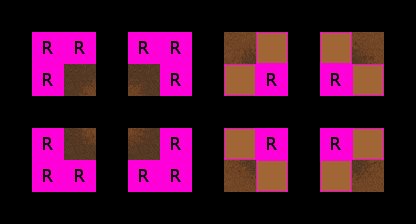

This game map was drawn from its Tiled (.tmx) file and the tilesets committed beside it. A one-line description and the trimmed map source follow:
An orthogonal 13x7 tile map with 32x32 px tiles, 3 tile layers (RuleRegions, ruleSet, rule_Ground), 1 hidden layer not drawn, 4 tilesets.

<map version="1.0" orientation="orthogonal" width="13" height="7" tilewidth="32" tileheight="32">
 <tileset firstgid="1" name="Collision" tilewidth="32" tileheight="32">
  <image source="../../graphics/tiles/collision.png" width="64" height="32" />
 </tileset>
 <tileset firstgid="3" name="set_rules" tilewidth="32" tileheight="32">
  <image source="../../graphics/tiles/set_rules.png" width="64" height="64" />
 </tileset>
 <tileset firstgid="7" name="set_hlw" tilewidth="32" tileheight="32">
  <image source="../../graphics/tiles/set_hlw.png" width="256" height="128" />
 </tileset>
 <tileset firstgid="39" name="hlw_ground" tilewidth="32" tileheight="32">
  <image source="../../graphics/tiles/hlw_ground.png" width="512" height="256" />
 </tileset>
 <layer name="RuleRegions" width="13" height="7">
  <data>[91 cells, 32 non-empty, 1 distinct tile ids]</data>
 </layer>
 <layer name="ruleSet" width="13" height="7">
  <data>[91 cells, 16 non-empty, 1 distinct tile ids]</data>
 </layer>
 <layer name="ruleNotSet" width="13" height="7" visible="0">
  <data>[91 cells, 12 non-empty, 1 distinct tile ids]</data>
 </layer>
 <layer name="rule_Ground" width="13" height="7">
  <data>[91 cells, 8 non-empty, 8 distinct tile ids]</data>
 </layer>
</map>
